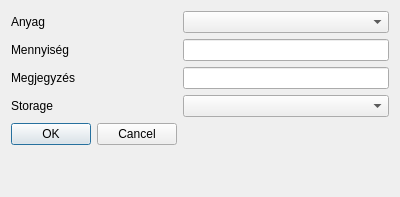
<?xml version="1.0" encoding="UTF-8"?>
<ui version="4.0">
 <class>AddStockDialog</class>
 <widget class="QDialog" name="AddStockDialog">
  <property name="geometry">
   <rect>
    <x>0</x>
    <y>0</y>
    <width>400</width>
    <height>197</height>
   </rect>
  </property>
  <property name="windowTitle">
   <string>Dialog</string>
  </property>
  <layout class="QFormLayout" name="formLayout">
   <item row="0" column="0">
    <widget class="QLabel" name="label">
     <property name="text">
      <string>Anyag</string>
     </property>
    </widget>
   </item>
   <item row="0" column="1">
    <widget class="QComboBox" name="comboMaterial"/>
   </item>
   <item row="1" column="0">
    <widget class="QLabel" name="label_4">
     <property name="text">
      <string>Mennyiség</string>
     </property>
    </widget>
   </item>
   <item row="2" column="0">
    <widget class="QLabel" name="label_3">
     <property name="text">
      <string>Megjegyzés</string>
     </property>
    </widget>
   </item>
   <item row="2" column="1">
    <widget class="QLineEdit" name="editComment"/>
   </item>
   <item row="4" column="0">
    <widget class="QDialogButtonBox" name="buttonBox">
     <property name="orientation">
      <enum>Qt::Orientation::Horizontal</enum>
     </property>
     <property name="standardButtons">
      <set>QDialogButtonBox::StandardButton::Cancel|QDialogButtonBox::StandardButton::Ok</set>
     </property>
    </widget>
   </item>
   <item row="1" column="1">
    <widget class="QLineEdit" name="lineEditQuantity"/>
   </item>
   <item row="3" column="0">
    <widget class="QLabel" name="label_2">
     <property name="text">
      <string>Storage</string>
     </property>
    </widget>
   </item>
   <item row="3" column="1">
    <widget class="QComboBox" name="comboStorage"/>
   </item>
  </layout>
 </widget>
 <resources/>
 <connections>
  <connection>
   <sender>buttonBox</sender>
   <signal>accepted()</signal>
   <receiver>AddStockDialog</receiver>
   <slot>accept()</slot>
   <hints>
    <hint type="sourcelabel">
     <x>248</x>
     <y>254</y>
    </hint>
    <hint type="destinationlabel">
     <x>157</x>
     <y>274</y>
    </hint>
   </hints>
  </connection>
  <connection>
   <sender>buttonBox</sender>
   <signal>rejected()</signal>
   <receiver>AddStockDialog</receiver>
   <slot>reject()</slot>
   <hints>
    <hint type="sourcelabel">
     <x>316</x>
     <y>260</y>
    </hint>
    <hint type="destinationlabel">
     <x>286</x>
     <y>274</y>
    </hint>
   </hints>
  </connection>
 </connections>
</ui>
